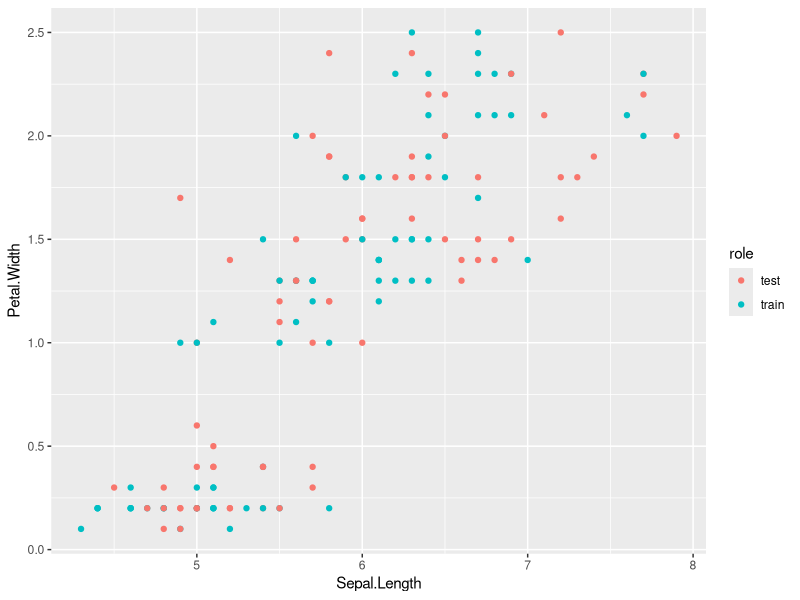
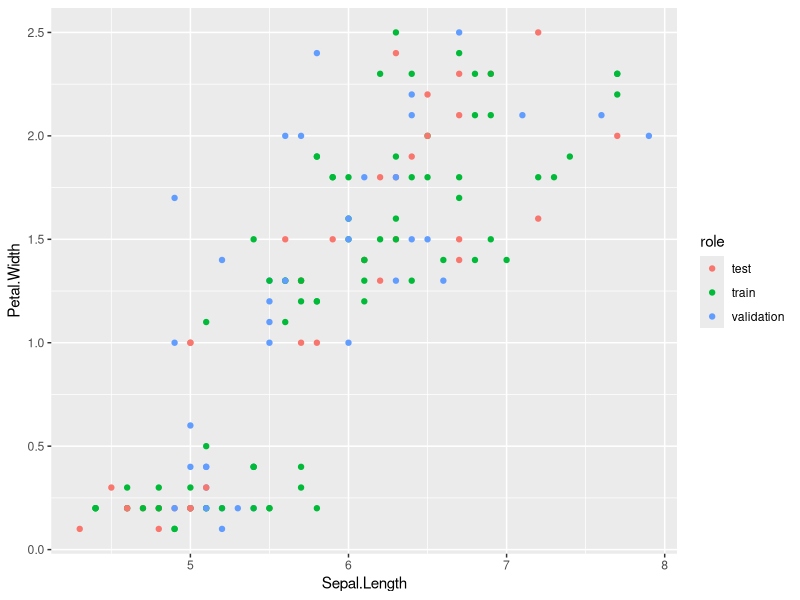

Write the R code that produced these figures, in order. (Note: this script raises an error after producing the figures.)
## ---- chunk 1
require(caret)
require(dplyr)
## ---- chunk 2
str(iris)
## ---- chunk 3
set.seed(1)
n          = nrow(iris)
trainIndex = createDataPartition(iris$Species, p = .5, list = FALSE) %>% as.vector(.)
testIndex  = (1:n)[-trainIndex]

table(iris$Species[trainIndex])
table(iris$Species[testIndex])

role            = rep('train',n)
role[testIndex] = 'test'
## ---- chunk 4
ggplot(data = cbind(iris,role)) + geom_point( aes(x = Sepal.Length, y = Petal.Width, color = role) )
## ---- chunk 5
trainIndex = createDataPartition(iris$Species, p = .5, list = FALSE) %>% as.vector(.)

validSplit = createDataPartition(iris$Species[-trainIndex], p = .5, list = FALSE) %>% as.vector(.)

n          = nrow(iris)
testIndex  = (1:n)[-trainIndex][-validSplit]
validIndex = (1:n)[-trainIndex][validSplit]

role             = rep('train',n)
role[testIndex]  = 'test'
role[validIndex] = 'validation'
## ---- chunk 6
ggplot(data = cbind(iris,role)) + geom_point( aes(x = Sepal.Length, y = Petal.Width, color = role) )
## ---- chunk 7
set.seed(1)
K = 10
cvSplitsFolds = createFolds(iris$Species, k = K, returnTrain = FALSE)

cvSplitsFolds$Fold01
## ---- chunk 8
CVresultsVec = rep(0,K)
for(k in 1:K){
  muHat_k         = mean(iris$Sepal.Width[ -cvSplitsFolds[[k]] ])
  CVresultsVec[k] = mean((muHat_k - iris$Sepal.Width[cvSplitsFolds[[k]]])**2)
}
CVperformanceEstimate = mean(CVresultsVec)
CVperformanceEstimate
## ---- chunk 9
muHat         = mean(iris$Sepal.Width)
apparentError = mean( (muHat - iris$Sepal.Width) **2 )

apparentError
## ---- chunk 10
set.seed(1)
nBootstrapDraws = 100
bootstrapDraws  = createResample(iris$Species, times  = nBootstrapDraws)
bootstrapDraws[[1]]
## ---- chunk 11
mean(sapply(bootstrapDraws, function(x){ length(unique(x))/length(x)}))
## ---- chunk 12
bootstrapResultsVec = rep(0,nBootstrapDraws)
for(b in 1:nBootstrapDraws){
  
  muHat_b                = mean(iris$Sepal.Width[ bootstrapDraws[[b]] ])
  bootstrapResultsVec[b] = mean( (muHat_b - iris$Sepal.Width[ -unique(bootstrapDraws[[b]]) ])**2 )
}
bootstrapPerformanceEstimate = mean(bootstrapResultsVec)
bootstrapPerformanceEstimate
## ---- chunk 13
n = 100
set.seed(1)
loan = data.frame('defaultLoan' = ifelse(rbinom(n,1,.1) == 1, 'default','noDefault'),
                  'experian'    = rnorm(n,mean=750,sd=10),
                  'equifax'     = rnorm(n,mean=750,sd=10),
                  'transUnion'  = rnorm(n,mean=750,sd=10),
                  'income'      = rnorm(n,mean=40000,sd=3000),
                  'defaultPast' = ifelse(rbinom(n,1,.1) == 1, 'default','noDefault'))
## ---- chunk 14
knn3(defaultLoan ~ experian + equifax + transUnion + income + defaultPast, data = loan)
# or, if we want to specify every feature as being included:

knn3(defaultLoan ~ ., data = loan)
## ---- chunk 15
loan = loan %>%  mutate(defaultPast = factor(defaultPast))
levels(loan %>% select(defaultPast) %>% unlist(.))
## ---- chunk 16
factorConversion = dummyVars(~., data = select(loan,-defaultLoan), fullRank = TRUE)
featureMatrix    = predict(factorConversion, loan,drop2nd = TRUE)
head(featureMatrix)
## ---- chunk 17
knn3(x = featureMatrix, y = select(loan,defaultLoan) %>% unlist, k = 3)
## ---- chunk 18
system.time(Sys.sleep(10))
## ---- chunk 19
require(doParallel)
nCores = detectCores()
nCores
## ---- chunk 20
cl = makeCluster(2)
registerDoParallel(cl)

system.time({ foreach(i=1:3) %dopar% Sys.sleep(10) })
## ---- chunk 21
stopCluster(cl)
## ---- chunk 22
cl = makeCluster(3)
registerDoParallel(cl)

system.time({ foreach(i=1:3) %dopar% Sys.sleep(10) })
stopCluster(cl)
## ---- chunk 23
cl = makeCluster(nCores)
registerDoParallel(cl)

set.seed(1)
K = 6
cvSplitsFolds = createFolds(iris$Species, k = K, returnTrain = FALSE)


CVresultsVec = rep(0,K)
srt = proc.time()[3]
foreach(k = 1:K) %dopar% {
  muHat_k         = mean(iris$Sepal.Width[ -cvSplitsFolds[[k]] ])
  CVresultsVec[k] = mean((muHat_k - iris$Sepal.Width[cvSplitsFolds[[k]]])**2)
}
end = proc.time()[3]
totalTimePar = end - srt

stopCluster(cl)

CVresultsVec = rep(0,K)
srt = proc.time()[3]
for(k in 1:K){
  muHat_k         = mean(iris$Sepal.Width[ -cvSplitsFolds[[k]] ])
  CVresultsVec[k] = mean((muHat_k - iris$Sepal.Width[cvSplitsFolds[[k]]])**2)
}
end = proc.time()[3]
totalTimeSeq = end - srt
